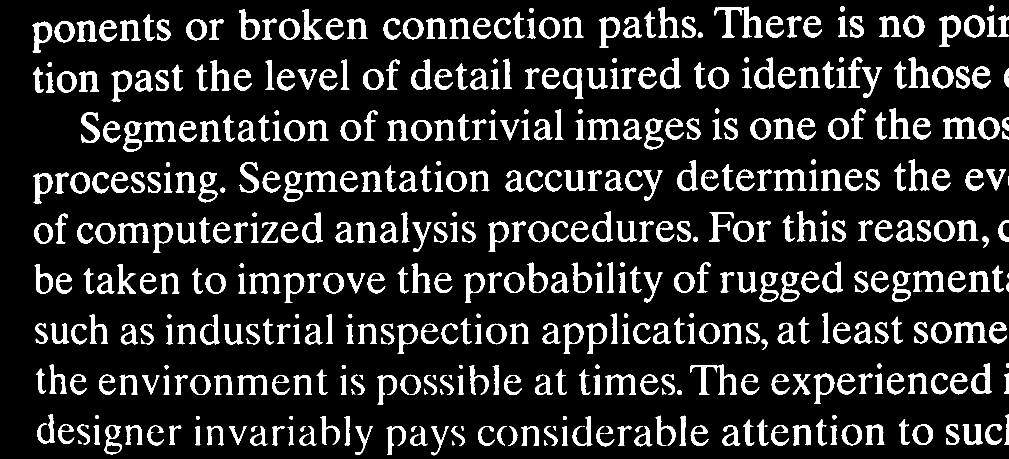
#> input picture Lesson_5/text_frombook.png, 2018 x 918 px (shown at 1/2 size)
$ jupyter execute 'Task 5 Morphological Image Processing.ipynb'
#> lines starting #> are read from the running program, lines starting #| are printed output that depends on the picture; after the words box and inside, x2 and y2 are one past the last pixel; in counts of white or black regions, pixels touching at a corner belong together
[cell 1]
import numpy as np
import cv2 as cv
from skimage import io
from PIL import Image
import matplotlib.pylab as plt

[cell 2]
def imreconstruct(img,marker):
    mask = img
    se = cv.getStructuringElement(cv.MORPH_RECT,(3,3))
    recon1 = marker
    recon1_old = np.zeros(recon1.shape,np.int8)
    while np.sum(np.sum(recon1 - recon1_old)) != 0:
        recon1_old = recon1
        recon1 = cv.dilate(recon1,se)
        recon1 = recon1 & mask
    return recon1

# import picture
img = cv.imread('text_frombook.png',0)
#> img: shape (918, 2018); 13.8% white; 497 white regions (11 under 20 px), largest, box (x1, y1, x2, y2) and area: (1429, 13, 1526, 75) 1961, (1380, 729, 1473, 790) 1647, (1886, 235, 1953, 278) 1379

# ตัดตัวยาว
se = cv.getStructuringElement(cv.MORPH_CROSS,(1,51))
img2 = cv.erode(img,se)
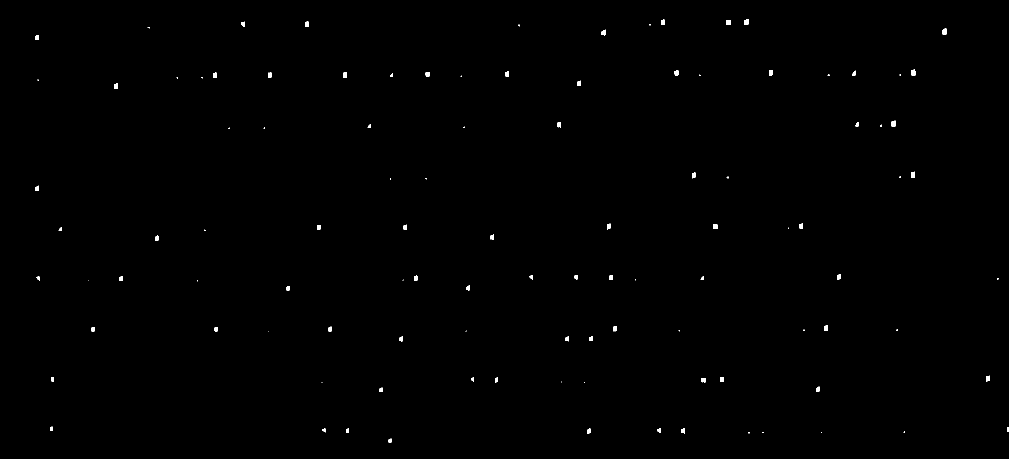
#> img2: shape (918, 2018) (shown at 1/2 size); 0.24% white; 106 white regions (37 under 20 px), largest, box (x1, y1, x2, y2) and area: (1822, 343, 1830, 356) 91, (1452, 40, 1461, 50) 90, (1823, 139, 1831, 151) 89
img3 = imreconstruct(img,img2)
#> the loop in imreconstruct, `while np.sum(np.sum(recon1 - recon1_old)) != 0:` made 76 passes
#> after the loop in imreconstruct, `while np.sum(np.sum(recon1 - recon1_old)) != 0:`:
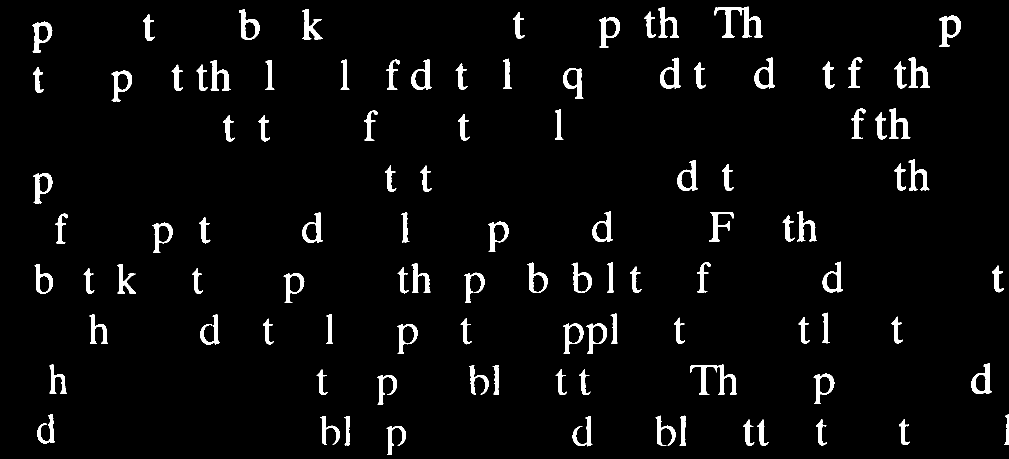
#> recon1: shape (918, 2018) (shown at 1/2 size); 3.8% white; 104 white regions, largest, box (x1, y1, x2, y2) and area: (1429, 13, 1526, 75) 1961, (1380, 729, 1473, 790) 1647, (1879, 31, 1922, 94) 1133
img4 = cv.subtract(img, img3)
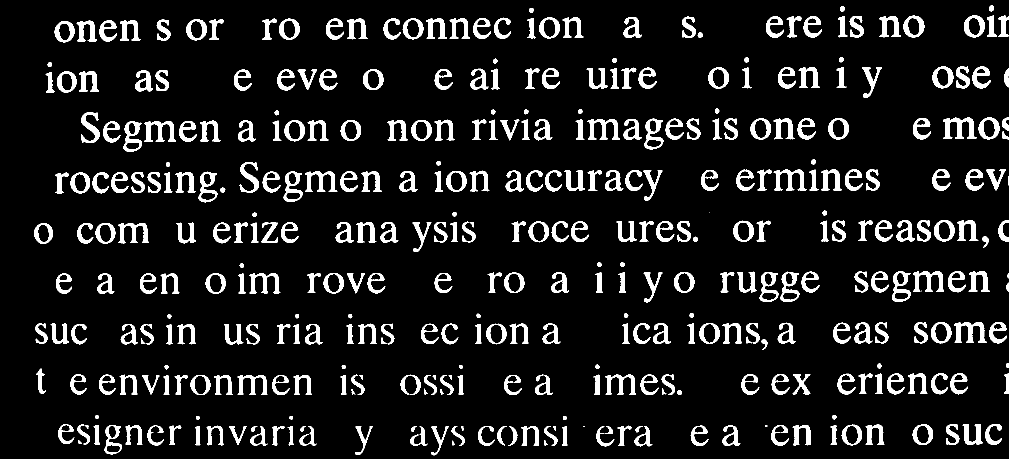
#> img4: shape (918, 2018) (shown at 1/2 size); 10% white; 393 white regions (11 under 20 px), largest, box (x1, y1, x2, y2) and area: (1886, 235, 1953, 278) 1379, (1908, 644, 1973, 686) 1269, (1826, 542, 1888, 584) 1223
kernel = np.ones((5,5),np.uint8)


# fill hole
im_floodfill = img4.copy()
h, w = img4.shape[:2]
#> h = 918; w = 2018
mask = np.zeros((h+2, w+2), np.uint8)
cv.floodFill(im_floodfill, mask, (0,0), 255);
#> im_floodfill: shape (918, 2018); 97.8% white; 131 black regions (2 under 20 px), largest, box (x1, y1, x2, y2) and area: (980, 649, 1005, 686) 728, (1407, 648, 1431, 686) 719, (389, 752, 413, 789) 718
im_floodfill_inv = cv.bitwise_not(im_floodfill)
img5 = img4 | im_floodfill_inv
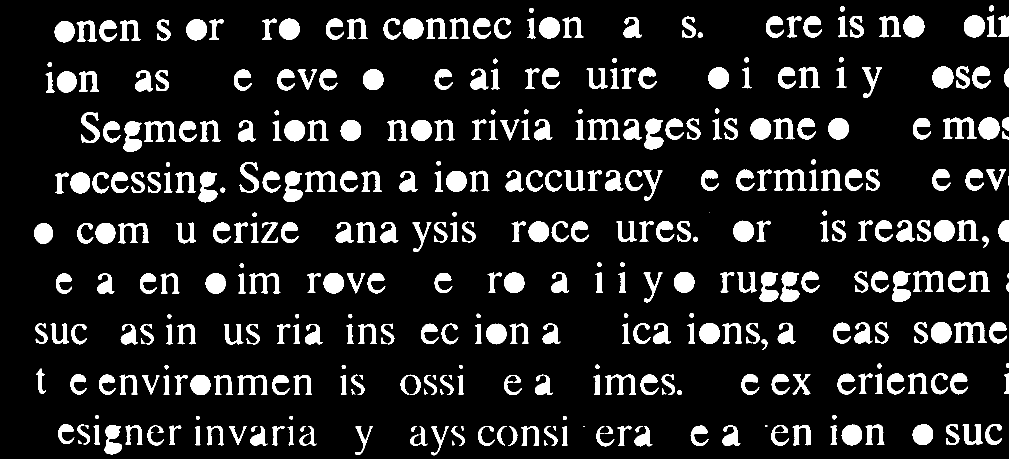
#> img5: shape (918, 2018) (shown at 1/2 size); 12.2% white; 393 white regions (11 under 20 px), largest, box (x1, y1, x2, y2) and area: (1784, 543, 1821, 604) 1562, (1289, 237, 1327, 299) 1561, (567, 343, 605, 404) 1532

# ตัดตัวที่บางกว่าตัวโอ
se = cv.getStructuringElement(cv.MORPH_CROSS,(39,30))
img6 = cv.erode(img5,se)
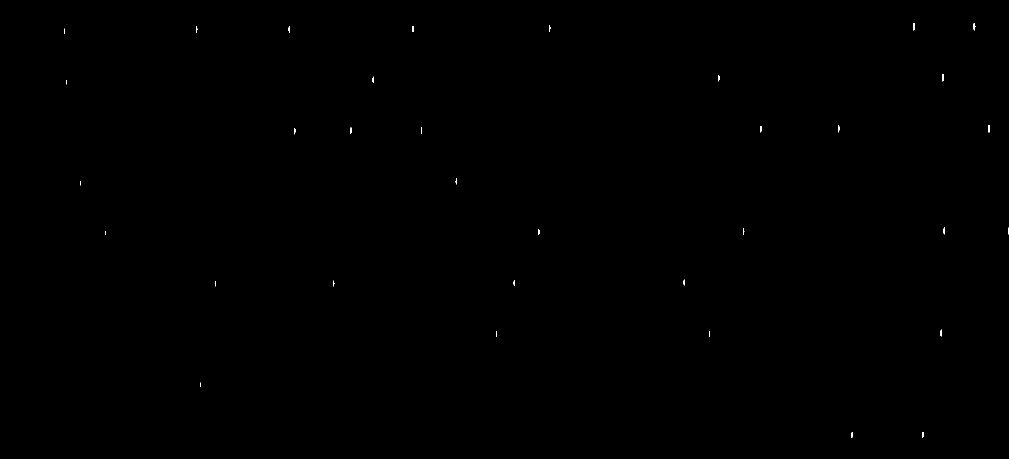
#> img6: shape (918, 2018) (shown at 1/2 size); 0.05% white in thin lines or dots, all inside (x1, y1, x2, y2) = (128, 46, 2018, 876)
img7 = imreconstruct(img5,img6)
#> the loop in imreconstruct (call 2), `while np.sum(np.sum(recon1 - recon1_old)) != 0:` made 20 passes
#> after the loop in imreconstruct (call 2), `while np.sum(np.sum(recon1 - recon1_old)) != 0:`:
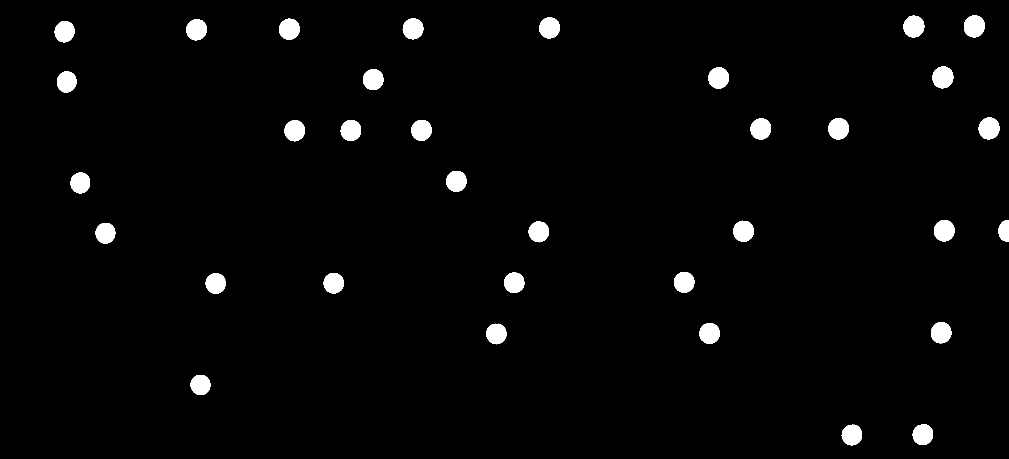
#> recon1: shape (918, 2018) (shown at 1/2 size); 2.5% white; 34 white regions, largest, box (x1, y1, x2, y2) and area: (1928, 31, 1970, 75) 1469, (1865, 133, 1907, 177) 1458, (1957, 235, 1999, 279) 1455
img8 = imreconstruct(img,img7)
#> the loop in imreconstruct (call 3), `while np.sum(np.sum(recon1 - recon1_old)) != 0:` made 2 passes
#> pass 1, in imreconstruct (call 3), `recon1 = recon1 & mask`:
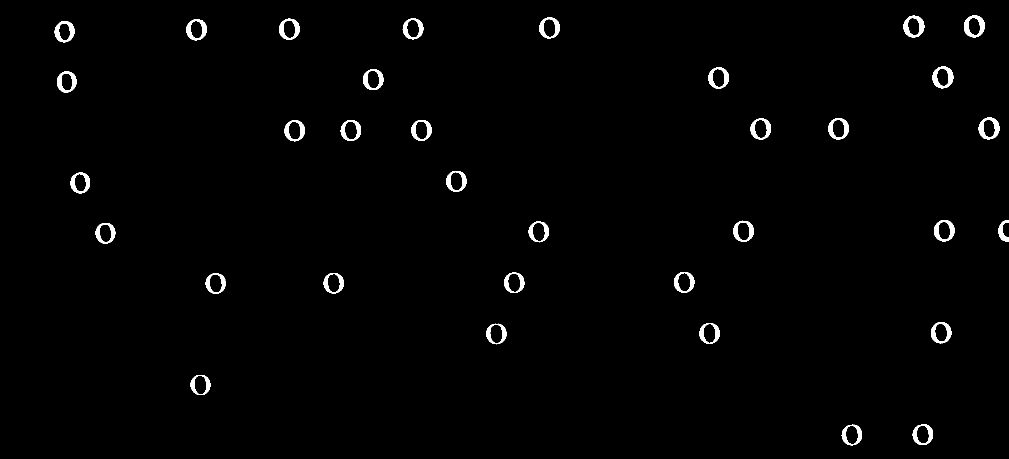
#> recon1: shape (918, 2018) (shown at 1/2 size); 1.2% white; 34 white regions, largest, box (x1, y1, x2, y2) and area: (1928, 31, 1970, 75) 845, (1865, 133, 1907, 177) 822, (1807, 31, 1849, 75) 818

plt.figure(figsize=([20,20]))
plt.subplot(811),plt.imshow(img,cmap = 'gray')
plt.title('img'),plt.xticks([]),plt.yticks([])
plt.subplot(812),plt.imshow(img2,cmap = 'gray')
plt.title('img2'),plt.xticks([]),plt.yticks([])
plt.subplot(813),plt.imshow(img3,cmap = 'gray')
plt.title('img3'),plt.xticks([]),plt.yticks([])
plt.subplot(814),plt.imshow(img4,cmap = 'gray')
plt.title('img4'),plt.xticks([]),plt.yticks([])
plt.subplot(815),plt.imshow(img5,cmap = 'gray')
plt.title('img5'),plt.xticks([]),plt.yticks([])
plt.subplot(816),plt.imshow(img6,cmap = 'gray')
plt.title('img6'),plt.xticks([]),plt.yticks([])
plt.subplot(817),plt.imshow(img7,cmap = 'gray')
plt.title('img7'),plt.xticks([]),plt.yticks([])
plt.subplot(818),plt.imshow(img8,cmap = 'gray')
plt.title('img8'),plt.xticks([]),plt.yticks([])
# [4 lines of commented-out code are left out]
plt.show()

[cell 3]
import cv2;
import numpy as np;
import matplotlib.pylab as plt
# Read image
im_th = cv2.imread('text_frombook.png',0)


# Copy the thresholded image.
im_floodfill = im_th.copy()

# Mask used to flood filling.
# Notice the size needs to be 2 pixels than the image.
h, w = im_th.shape[:2]
mask = np.zeros((h+2, w+2), np.uint8)

# Floodfill from point (0, 0)
cv2.floodFill(im_floodfill, mask, (0,0), 255);
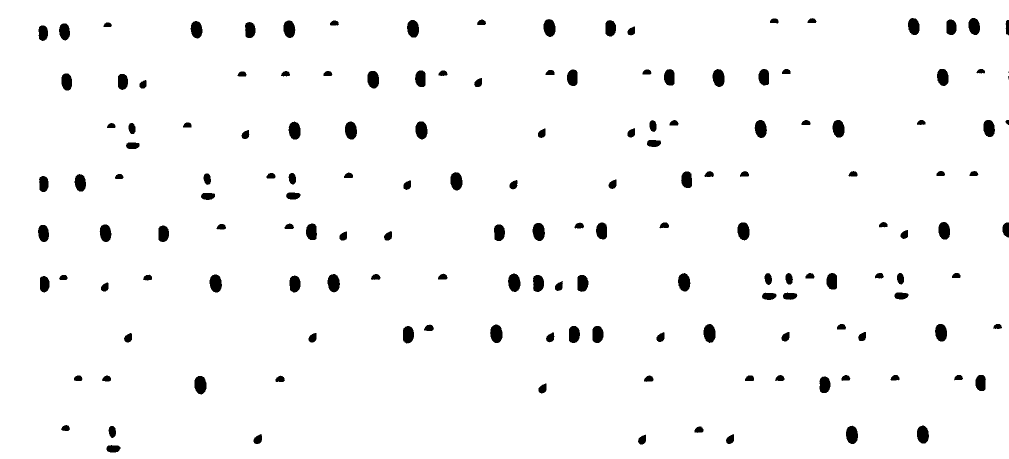
#> im_floodfill: shape (918, 2018) (shown at 1/2 size); 97% white; 156 black regions (2 under 20 px), largest, box (x1, y1, x2, y2) and area: (980, 649, 1005, 686) 728, (1407, 648, 1431, 686) 719, (389, 752, 413, 789) 718

# Invert floodfilled image
im_floodfill_inv = cv2.bitwise_not(im_floodfill)
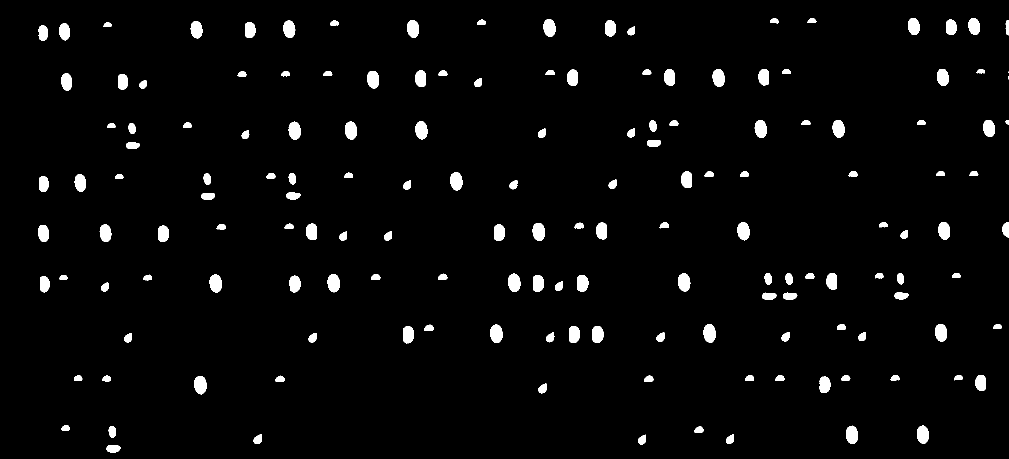
#> im_floodfill_inv: shape (918, 2018) (shown at 1/2 size); 3% white; 156 white regions (2 under 20 px), largest, box (x1, y1, x2, y2) and area: (980, 649, 1005, 686) 728, (1407, 648, 1431, 686) 719, (389, 752, 413, 789) 718

# Combine the two images to get the foreground.
im_out = im_th | im_floodfill_inv
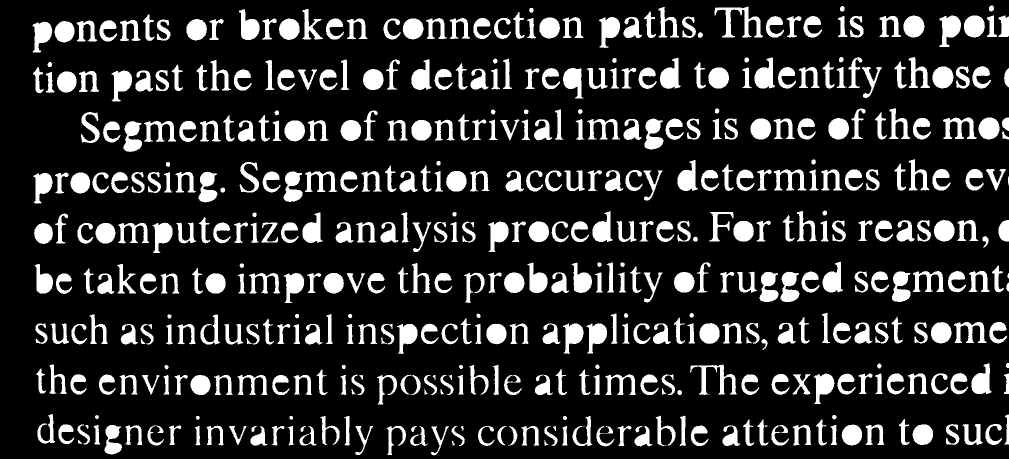
#> im_out: shape (918, 2018) (shown at 1/2 size); 16.8% white; 497 white regions (11 under 20 px), largest, box (x1, y1, x2, y2) and area: (1429, 13, 1526, 75) 1961, (1879, 31, 1922, 94) 1670, (1380, 729, 1473, 790) 1647


# Display images.
plt.figure(figsize=([20,20]))
plt.subplot(511),plt.imshow(im_th,cmap = 'gray')
plt.title('Thresholded Image'),plt.xticks([]),plt.yticks([])
plt.subplot(512),plt.imshow(im_floodfill,cmap = 'gray')
plt.title('Floodfilled Image'),plt.xticks([]),plt.yticks([])
plt.subplot(513),plt.imshow(im_floodfill_inv,cmap = 'gray')
plt.title('Inverted Floodfilled Imag'),plt.xticks([]),plt.yticks([])
plt.subplot(514),plt.imshow(im_out,cmap = 'gray')
plt.title('Foreground'),plt.xticks([]),plt.yticks([])
